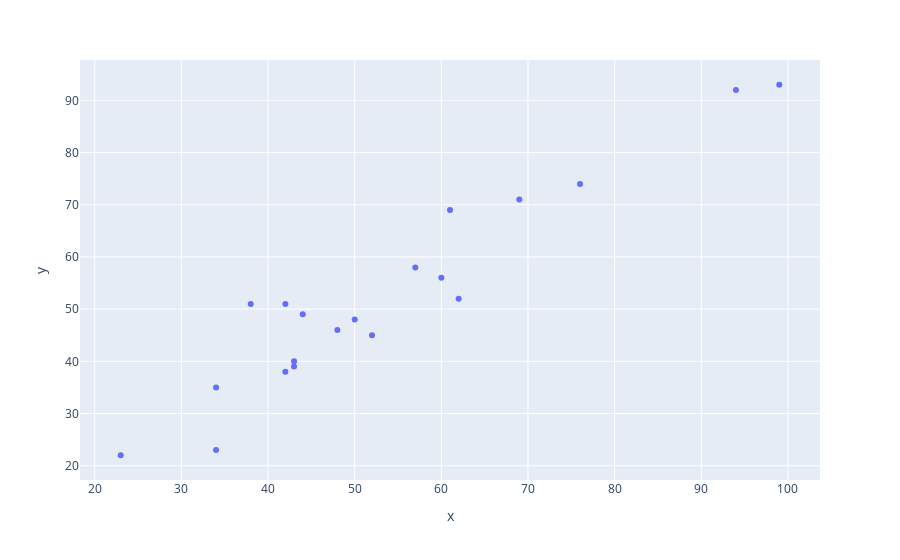

Notebook cell for this chart:
### Markdown cell above
### Pass data to scatter function

### Code cell
px.scatter(x=df_premier.goals, y=df_premier.points)

### Figure 1 — Plotly figure (JSON) as saved in the notebook; plotly's stock layout.template omitted (floating-point values rounded to 4 significant figures)
{"data": [{"hovertemplate": "x=%{x}<br>y=%{y}<extra></extra>", "legendgroup": "", "marker": {"color": "#636efa", "symbol": "circle"}, "mode": "markers", "name": "", "orientation": "v", "showlegend": false, "type": "scatter", "x": [99, 94, 76, 69, 61, 57, 60, 62, 42, 38, 44, 50, 48, 52, 43, 43, 42, 34, 34, 23], "xaxis": "x", "y": [93, 92, 74, 71, 69, 58, 56, 52, 51, 51, 49, 48, 46, 45, 40, 39, 38, 35, 23, 22], "yaxis": "y"}], "layout": {"autosize": true, "legend": {"tracegroupgap": 0}, "margin": {"t": 60}, "xaxis": {"anchor": "y", "autorange": true, "domain": [0, 1], "range": [18.19, 103.8], "title": {"text": "x"}, "type": "linear"}, "yaxis": {"anchor": "x", "autorange": true, "domain": [0, 1], "range": [16.5, 98.5], "title": {"text": "y"}, "type": "linear"}}}
